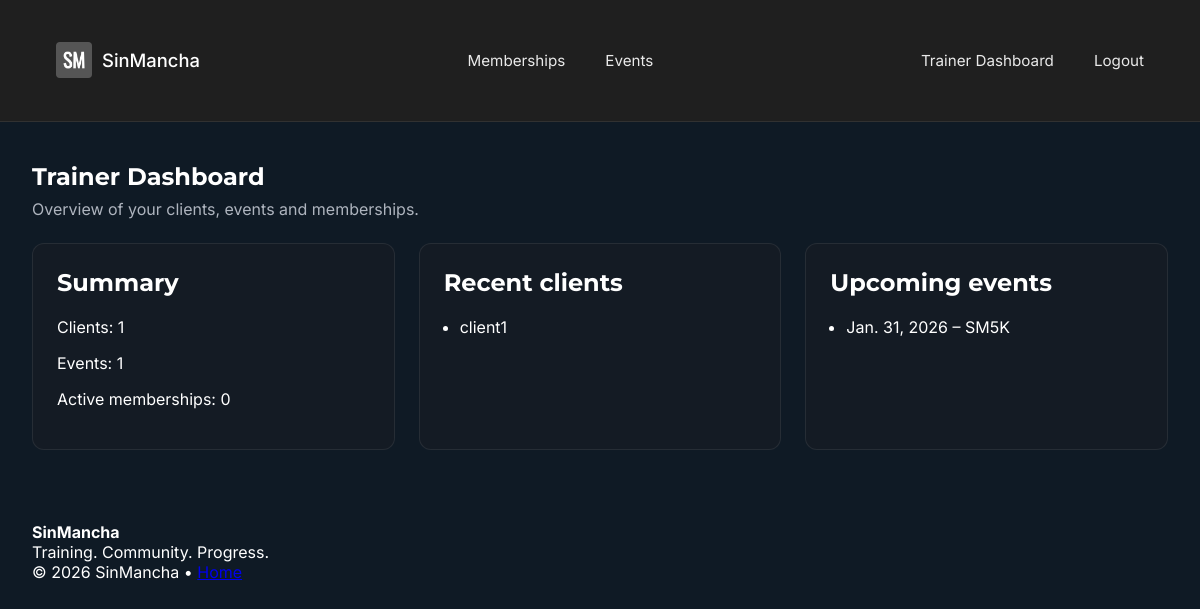
Page /trainer/dashboard/ (signed in) on the earlier database version.
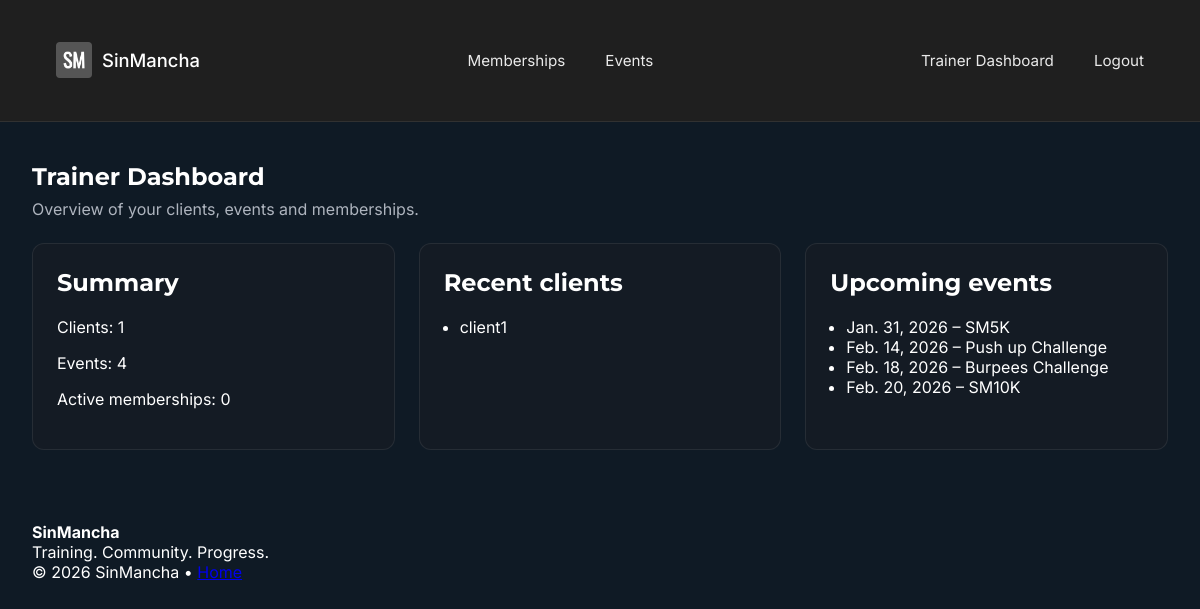
Same page on the later database version.
### club/models.py (models this page shows, shortened)
class ClientProfile(models.Model):
    user = models.OneToOneField(
        settings.AUTH_USER_MODEL,
        on_delete=models.CASCADE,
        related_name="client_profile",
    )
    phone = models.CharField(max_length=20, blank=True)
    emergency_contact_name = models.CharField(max_length=100, blank=True)
    emergency_contact_phone = models.CharField(max_length=20, blank=True)
    LEVEL_CHOICES = [
        ("beginner", "Beginner"),
        ("intermediate", "Intermediate"),
        ("advanced", "Advanced"),
    ]
    level = models.CharField(
        max_length=20,
        choices=LEVEL_CHOICES,
        default="beginner",
    )
    primary_trainer = models.ForeignKey(
        TrainerProfile,
        on_delete=models.CASCADE,
        related_name="clients",
        help_text="The trainer this client works with.",
        null=True,
        blank=True,
    )

class Event(models.Model):
    trainer = models.ForeignKey(
        TrainerProfile,
        on_delete=models.CASCADE,
        related_name="events",
        null=True,
        blank=True,
    )
    title = models.CharField(max_length=200)
    description = models.TextField(blank=True)
    date = models.DateField()
    start_time = models.TimeField()
    end_time = models.TimeField(blank=True, null=True)
    location = models.CharField(max_length=255, blank=True)
    EVENT_TYPE_CHOICES = [
        ("running_club", "Running club"),
        ("class", "Class / session"),
        ("challenge", "Challenge (e.g. 1000 burpees)"),
    ]
    event_type = models.CharField(
        max_length=20,
        choices=EVENT_TYPE_CHOICES,
        default="class",
    )
    distance_km = models.DecimalField(
        max_digits=4,
        decimal_places=1,
        blank=True,
        null=True,
        help_text="Optional: for running events.",
    )
    target_reps = models.PositiveIntegerField(
        blank=True,
        null=True,
        help_text="Optional: for challenge events (e.g. 1000 burpees).",
    )
    capacity = models.PositiveIntegerField(default=20)
    is_cancelled = models.BooleanField(default=False)
    price_non_member = models.DecimalField(
        max_digits=7,
        decimal_places=2,
        null=True,
        blank=True,
        help_text="Leave blank if this event is free for non-members.",
    )
    price_member = models.DecimalField(
        max_digits=7,
        decimal_places=2,
        null=True,
        blank=True,
        help_text="Leave blank if this event is free for members.",
    )
    class Meta:
        ordering = ["date", "start_time"]

### club/views.py (the view)
# urls.py: path("trainer/dashboard/", views.trainer_dashboard, name="trainer_dashboard"),
@login_required
@user_passes_test(is_trainer)
def trainer_dashboard(request):
    trainer = getattr(request.user, "trainer_profile", None)
    clients = ClientProfile.objects.filter(primary_trainer=trainer)
    events = Event.objects.filter(trainer=trainer)
    memberships = Membership.objects.filter(plan__trainer=trainer)
    return render(
        request,
        "trainer/dashboard.html",
        {
            "client_count": clients.count(),
            "event_count": events.count(),
            "active_memberships": memberships.filter(status="active").count(),
            "clients": clients[:10],
            "events": events[:5],
        },
    )

### club/views.py (called while the page is built)
def is_trainer(user):
    return user.is_staff or hasattr(user, "trainer_profile")

### templates/trainer/dashboard.html (shortened to what this page needs)
{% extends "base.html" %}
{% block content %}
<section class="page-header">
  <h1>Trainer Dashboard</h1>
  <p>Overview of your clients, events and memberships.</p>
</section>
<section class="dashboard-grid">
  <div class="card">
    <h2>Summary</h2>
    <p>Clients: {{ client_count }}</p>
    <p>Events: {{ event_count }}</p>
    <p>Active memberships: {{ active_memberships }}</p>
  </div>
  <div class="card">
    <h2>Recent clients</h2>
    {% if clients %}
      <ul style="padding-left:1rem;">
        {% for client in clients %}
          <li>{{ client.user.get_full_name|default:client.user.username }}</li>
        {% endfor %}
      </ul>
    {% else %}
      <p>No clients assigned yet.</p>
    {% endif %}
  </div>
  <div class="card">
    <h2>Upcoming events</h2>
    {% if events %}
      <ul style="padding-left:1rem;">
        {% for event in events %}
          <li>{{ event.date }} – {{ event.title }}</li>
        {% endfor %}
      </ul>
    {% else %}
      <p>No upcoming events.</p>
    {% endif %}
  </div>
</section>
{% endblock %}

### templates/base.html (shortened to what this page needs)
<!DOCTYPE html>
<html>
<head>
    {% load static %}
    <link rel="stylesheet" href="{% static 'css/style.css' %}">
</head>
<body>
    <nav class="{% if request.resolver_match and request.resolver_match.url_name == 'home' %}nav-transparent{% endif %}">
        <div class="container nav-inner">
            <a href="{% url 'home' %}" class="nav-logo">
                <img src="{% static 'img/logo-sm.png' %}" alt="SinMancha Logo">
                <span>SinMancha</span>
            </a>
            <div class="nav-links nav-links-main">
                <a href="{% url 'membership_plans' %}">Memberships</a>
                <a href="{% url 'events' %}">Events</a>
            </div>
            <div class="nav-links nav-links-auth">
                {% if user.is_authenticated %}
                    {% if user.is_staff or user.trainer_profile %}
                        <a href="{% url 'trainer_dashboard' %}">Trainer Dashboard</a>
                    {% elif user.client_profile %}
                        <a href="{% url 'client_dashboard' %}">Client Dashboard</a>
                    {% else %}
                        <a href="{% url 'dashboard' %}">Dashboard</a>
                    {% endif %}
                    <a href="{% url 'account_logout' %}" class="logout-link">Logout</a>
                {% else %}
                    <a href="{% url 'account_login' %}">Login</a>
                    <a href="{% url 'account_signup' %}">Register</a>
                {% endif %}
            </div>
        </div>
    </nav>
    <div class="main-wrapper">
        {% block content %}{% endblock %}
    </div>
</body>
<footer class="mt-5 py-4 border-top">
  <div class="container d-flex flex-column flex-md-row justify-content-between gap-2">
    <div>
      <strong>SinMancha</strong>
      <div class="text-muted small">Training. Community. Progress.</div>
    </div>
    <div class="small text-muted">
      © {% now "Y" %} SinMancha • <a href="{% url 'home' %}">Home</a>
    </div>
  </div>
</footer>
</html>

### static/css/style.css (style rules this page uses)
:root { --primary-color: #1F1F1F; --accent-color: #6ec74b; --neutral-color: #FFFFFF; --secondary-neutral: #AEB4BE; --success-color: #78C957; --text-color: #FFFFFF; --background-color: #0F1A25; }
*, *::before, *::after { box-sizing: border-box; }
body { font-family: 'Inter', sans-serif; color: var(--text-color); background-color: var(--background-color); margin: 0; padding: 0; }
h1, h2, h3, h4, h5, h6 { font-family: 'Montserrat', sans-serif; color: var(--neutral-color); margin-top: 0; }
nav { background-color: var(--primary-color); color: var(--neutral-color); padding: 0.65rem 1.5rem; border-bottom: 1px solid rgba(255,255,255,0.08); margin-bottom: 0; position: relative; z-index: 10; }
.nav-inner { max-width: 1200px; margin: 0 auto; display: flex; align-items: center; justify-content: space-between; }
.nav-logo { display: flex; align-items: center; text-decoration: none; }
.nav-logo img { height: 36px; width: auto; display: block; vertical-align: middle; }
.nav-logo span { margin-left: 10px; font-family: 'Inter', sans-serif; font-weight: 500; color: var(--neutral-color); font-size: 1.15rem; }
.nav-links { display: flex; align-items: center; }
.nav-links-main { gap: 1.25rem; }
.nav-links-auth { gap: 1.25rem; }
.nav-links a { color: var(--neutral-color); text-decoration: none; font-size: 0.95rem; opacity: 0.9; }
.nav-links a + a { margin-left: 1.25rem; }
.container { max-width: 1200px; margin: 0 auto; padding: 2rem; }
.main-wrapper { margin: 0; padding: 0; }
.page-header { padding: 2.5rem 2rem 1.5rem; }
.page-header h1 { margin-bottom: 0.5rem; }
.page-header p { color: var(--secondary-neutral); margin: 0; }
.dashboard-grid { padding: 0 2rem 2.5rem; display: grid; grid-template-columns: repeat(auto-fit, minmax(260px, 1fr)); gap: 1.5rem; }
.card { background: #141b24; border-radius: 0.75rem; padding: 1.5rem; border: 1px solid rgba(255,255,255,0.08); }

Differences in the rows shown:
added Event: date "Feb. 14, 2026", title "Push up Challenge"
added Event: date "Feb. 18, 2026", title "Burpees Challenge"
added Event: date "Feb. 20, 2026", title "SM10K"
Other differences:
{{ event_count }}: "1" → "4"
